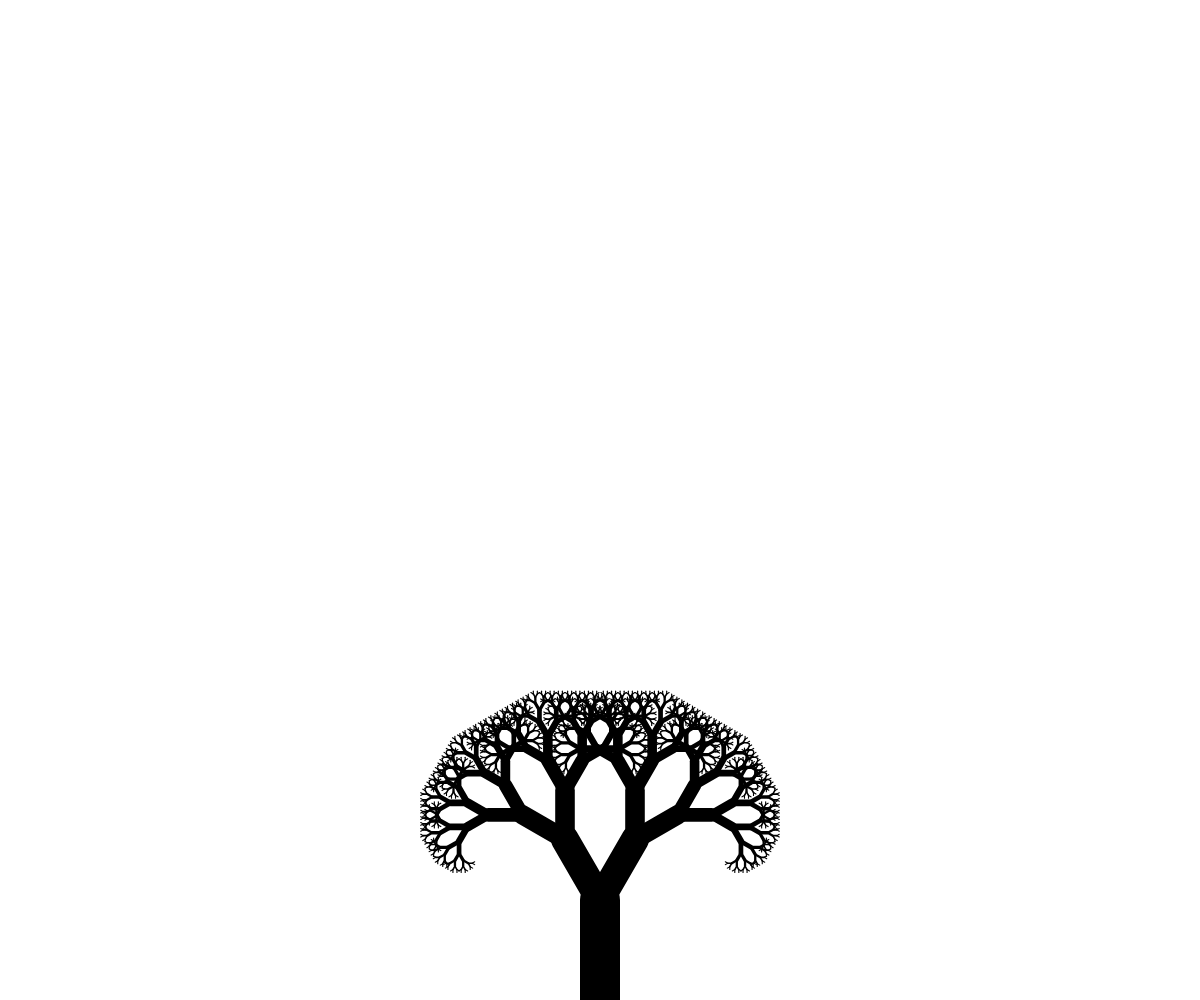
Frame 1 (no input)
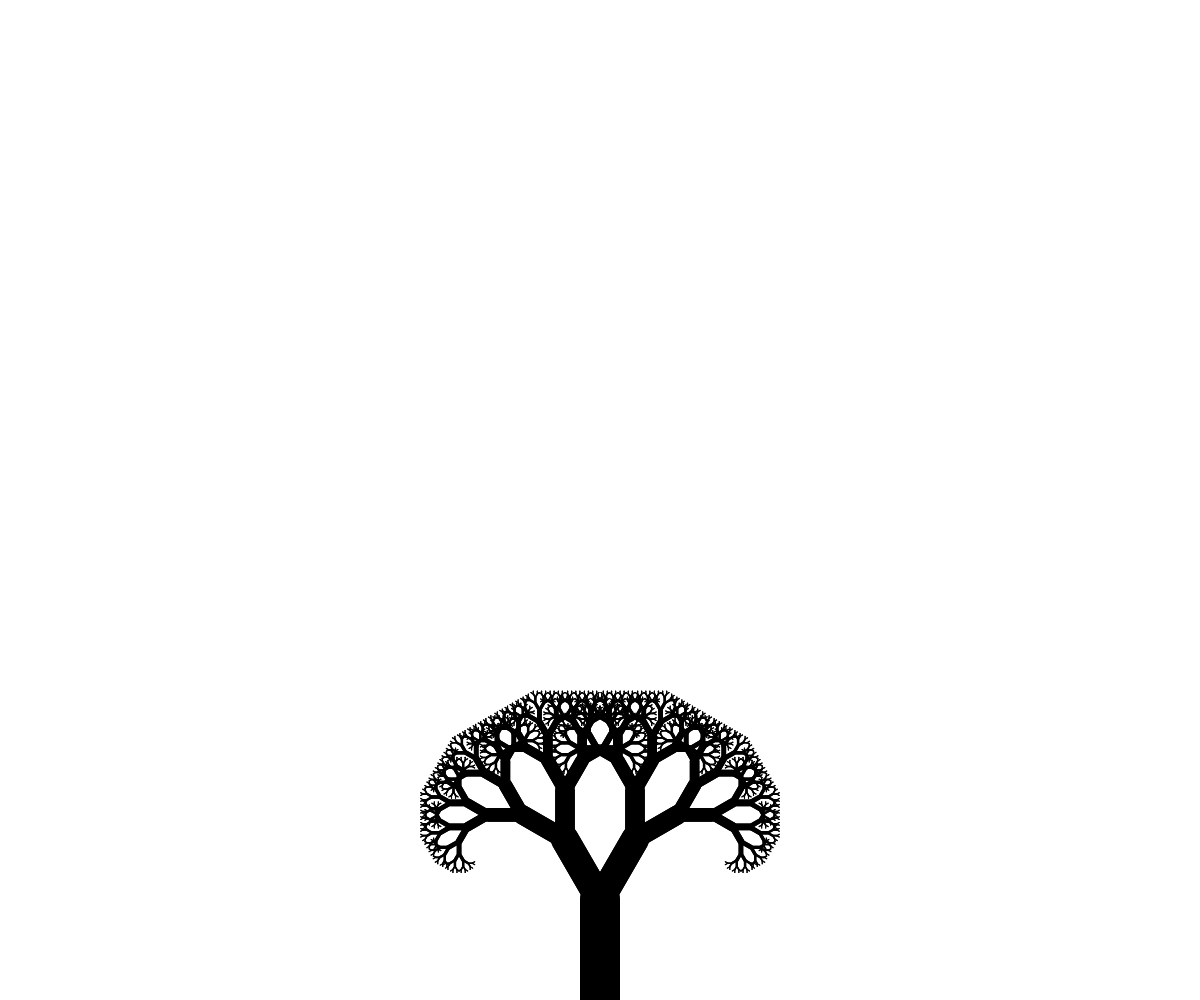
Frame 2 (the mouse pressed at the canvas centre, redrawn once)

The p5.js sketch that drew these frames (run headless with seeded random() and noise() and a simulated clock; the mouse was pressed at the canvas centre and the sketch redrawn once):

// p5.js sketch
// ── sketch.js
function drawTree(thickness, length, angle, x, y){
  if(thickness < 1) return;
  var x2 = length * cos(angle) + x;
  var y2 = length * sin(angle) + y;
  
  strokeWeight(thickness);
  
  line(x,y, x2, y2);
  
  drawTree(thickness * 0.7 , length * 0.7, angle + PI / 6, x2, y2);
  drawTree(thickness * 0.7,  length * 0.7, angle - PI / 6, x2, y2);
}


function setup() {
  var cnv = createCanvas(windowWidth, windowHeight);
  cnv.id("drawing");
  
  colorMode(HSB, 360, 100, 100, 100);
  noLoop();
  angleMode(RADIANS);
}
function draw(){
  background(0, 0, 10, 0);
  translate(width/2, height);
  rotate(PI);
  drawTree(40, 100, PI/2.0, 0,0);
} 
